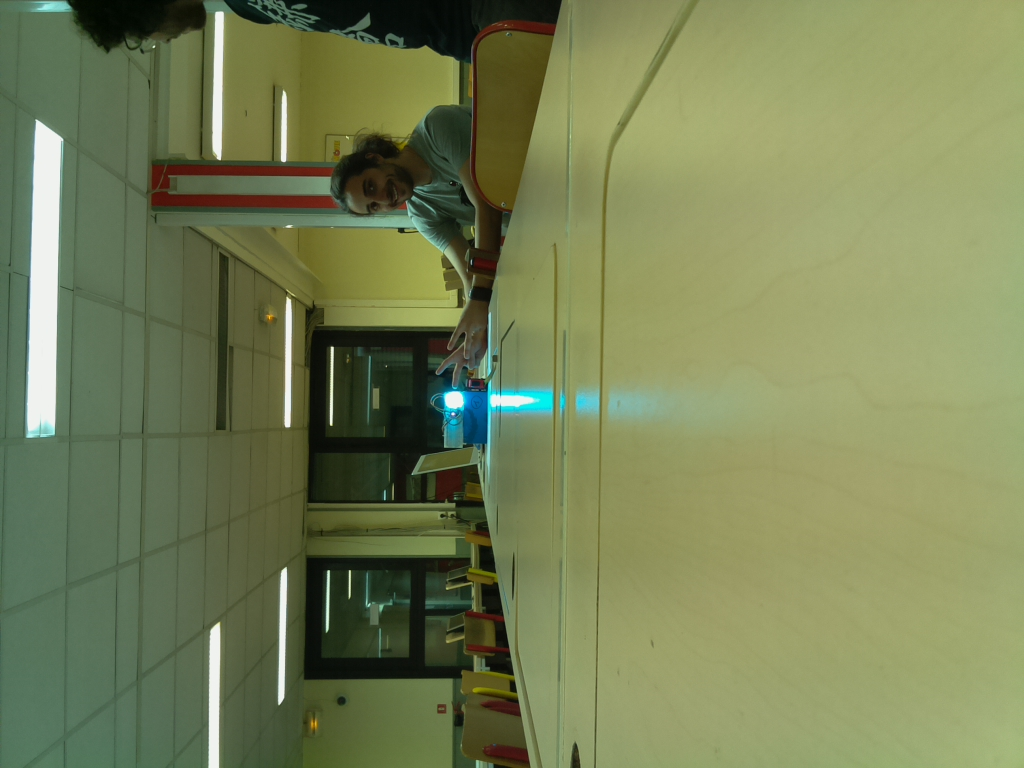
#> input picture camera/tests/calque/3m.jpg, 1024 x 768 px
$ python get_angle_from_img.py
#> lines starting #> are read from the running program, lines starting #| are printed output that depends on the picture; long printed decimals are rounded
#!/usr/bin/env python3

#######################################################
# AUTHOR  : Ashkan Kiaie-Sandjie                      #
# SUMMARY : Contain the logic to compute the angle    #
#           between an object and the center of the   #
#           image                                     #
#######################################################

import numpy as np
import argparse
import cv2
import sys
import math

fov_horizontal = 53.50
width_res = 1024
height_res = 768


def get_angle_from(source_image):
    keypoints = get_keypoints(source_image)
    pixel_in_width = math.sqrt(math.pow(width_res, 2) + math.pow(width_res, 2))
    pixel_degree = fov_horizontal / pixel_in_width

    for k in keypoints:
        center_x = int(k.pt[0])
        return center_x * pixel_degree

    return 0.0


def print_distance(real_size, focal, size):
    distance = real_size * focal / size
    print(distance)
    return distance


def get_keypoints_image(keypoints, source_image):
    image_keypoints = cv2.drawKeypoints(
        source_image, keypoints,
        np.array([]), (0, 0, 255), cv2.DRAW_MATCHES_FLAGS_DRAW_RICH_KEYPOINTS)

    return image_keypoints


def get_keypoints(source_image):
    params = cv2.SimpleBlobDetector_Params()
    params.minThreshold = 150
    params.maxThreshold = 255
    params.minArea = 40
    params.maxArea = 20000
    params.filterByArea = 1
    params.filterByColor = 1
    params.filterByConvexity = 1
    params.minConvexity = 0.60
    params.filterByInertia = 1
    params.filterByCircularity = 1
    params.minCircularity = 0.6
    params.minInertiaRatio = 0.6
    params.blobColor = 255
    detector = cv2.SimpleBlobDetector_create(params)
    keypoints = detector.detect(source_image)
    return keypoints


def show_and_wait(image):
    cv2.imshow("output", image)
    cv2.waitKey(0)


def process_size(image_path):
#> called with image_path = '../tests/calque/3m.jpg'
    name = image_path
    source_image = cv2.imread(name)
#> source_image is the input picture: shape (768, 1024, 3); mean B, G, R 86.5, 128.6, 118.7
    angle = get_angle_from(source_image)
#> in get_keypoints, `keypoints = detector.detect(source_image)`: keypoints = 1 keypoints; (x, y, size): (454, 400, 17.3)
#> the loop in get_angle_from, `for k in keypoints:` made 1 pass
#> (k, center_x) on pass 1: (keypoint at (453.7, 399.6), size 17.3, 453)
#> angle = 16.74
    return angle


def main(argv=None):
    if argv is None:
        argv = sys.argv
    angle = process_size("../tests/calque/3m.jpg")
#> angle = 16.74
    print(angle)
#| 16.735

    angle = process_size("../tests/calque/5m.jpg")
#> call 2 of process_size, with image_path = '../tests/calque/5m.jpg'
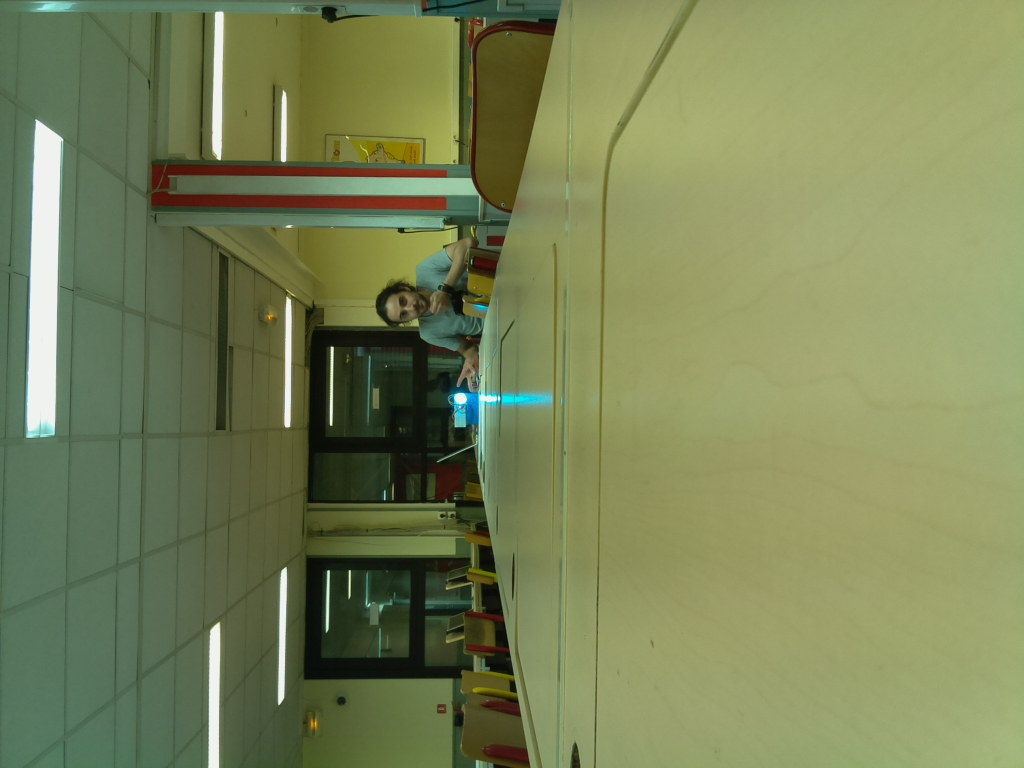
#> input picture camera/tests/calque/5m.jpg, 1024 x 768 px
#> in process_size, source_image is the input picture: shape (768, 1024, 3); mean B, G, R 87.2, 130.8, 120.9
#> in get_keypoints (call 2), `keypoints = detector.detect(source_image)`: keypoints = 1 keypoints; (x, y, size): (460, 398, 11.3)
#> the loop in get_angle_from (call 2), `for k in keypoints:` made 1 pass
#> (k, center_x) on pass 1: (keypoint at (460.1, 398.1), size 11.3, 460)
#> in process_size (call 2), `angle = get_angle_from(source_image)`: angle = 16.99
#> angle = 16.99
    print(angle)
#| 16.994

    angle = process_size("../tests/calque/6m.jpg")
#> call 3 of process_size, with image_path = '../tests/calque/6m.jpg'
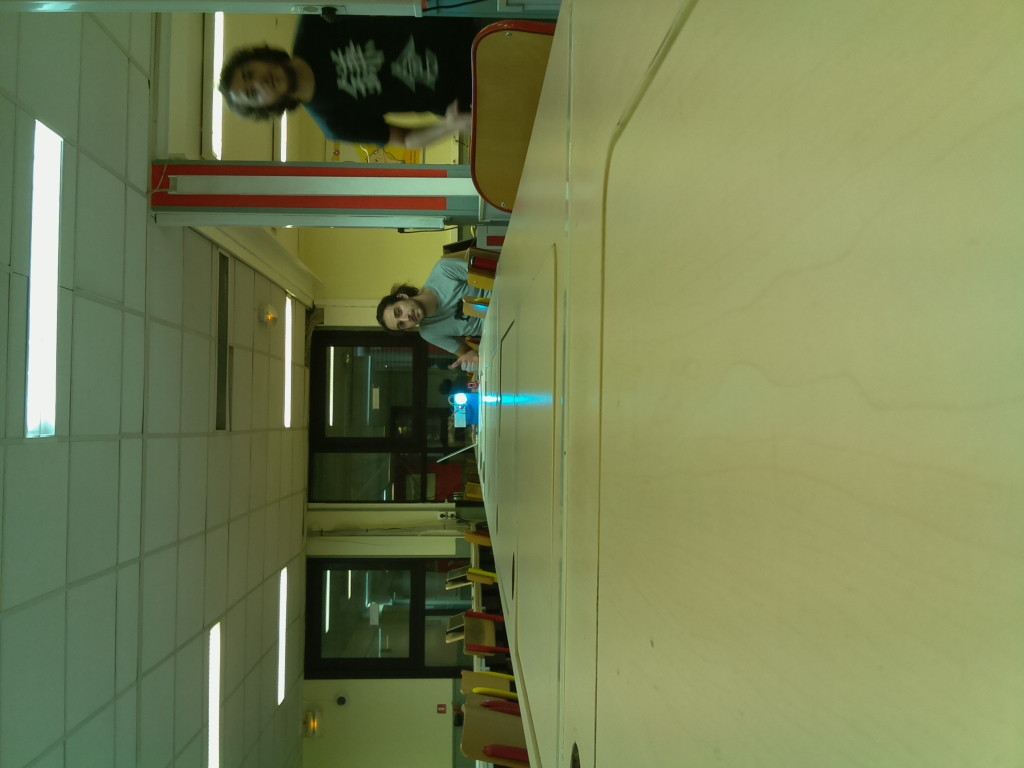
#> input picture camera/tests/calque/6m.jpg, 1024 x 768 px
#> in process_size, source_image is the input picture: shape (768, 1024, 3); mean B, G, R 83.5, 126.9, 117.4
#> in get_keypoints (call 3), `keypoints = detector.detect(source_image)`: keypoints = 1 keypoints; (x, y, size): (460, 398, 11.1)
    print(angle)
#| 16.994

    angle = process_size("../tests/calque/7m.jpg")
#> call 4 of process_size, with image_path = '../tests/calque/7m.jpg'
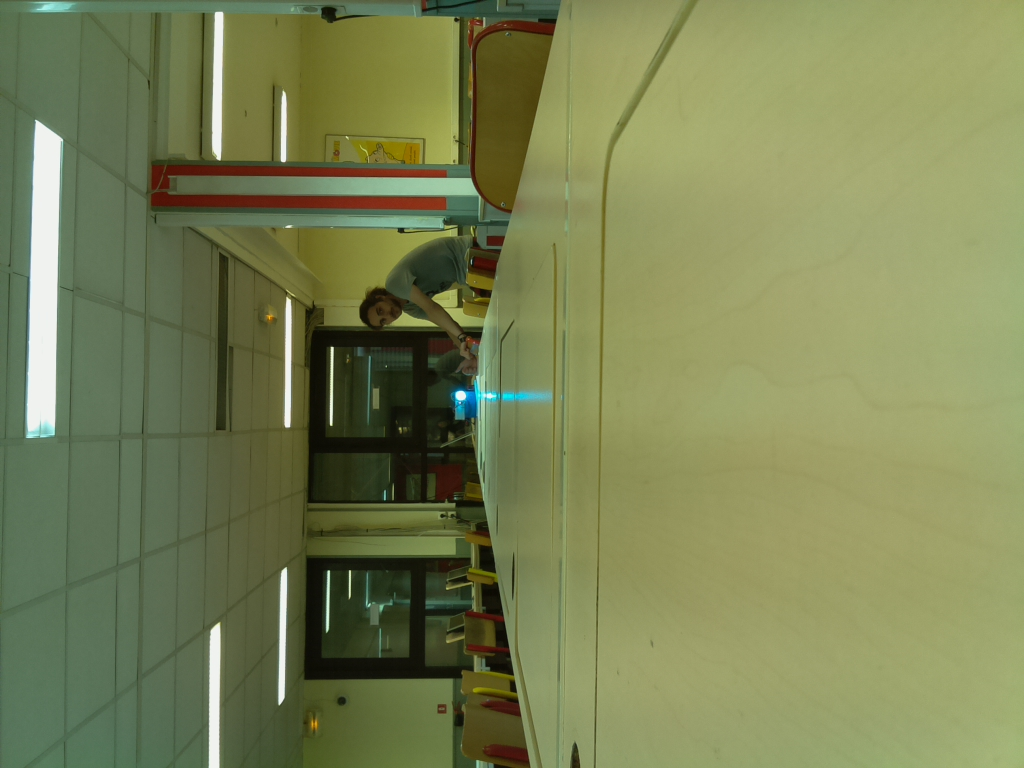
#> input picture camera/tests/calque/7m.jpg, 1024 x 768 px
#> in process_size, source_image is the input picture: shape (768, 1024, 3); mean B, G, R 85, 130.1, 122.1
#> in get_keypoints (call 4), `keypoints = detector.detect(source_image)`: keypoints = 1 keypoints; (x, y, size): (460, 395, 9)
    print(angle)
#| 16.994

    angle = process_size("../tests/calque/8m.jpg")
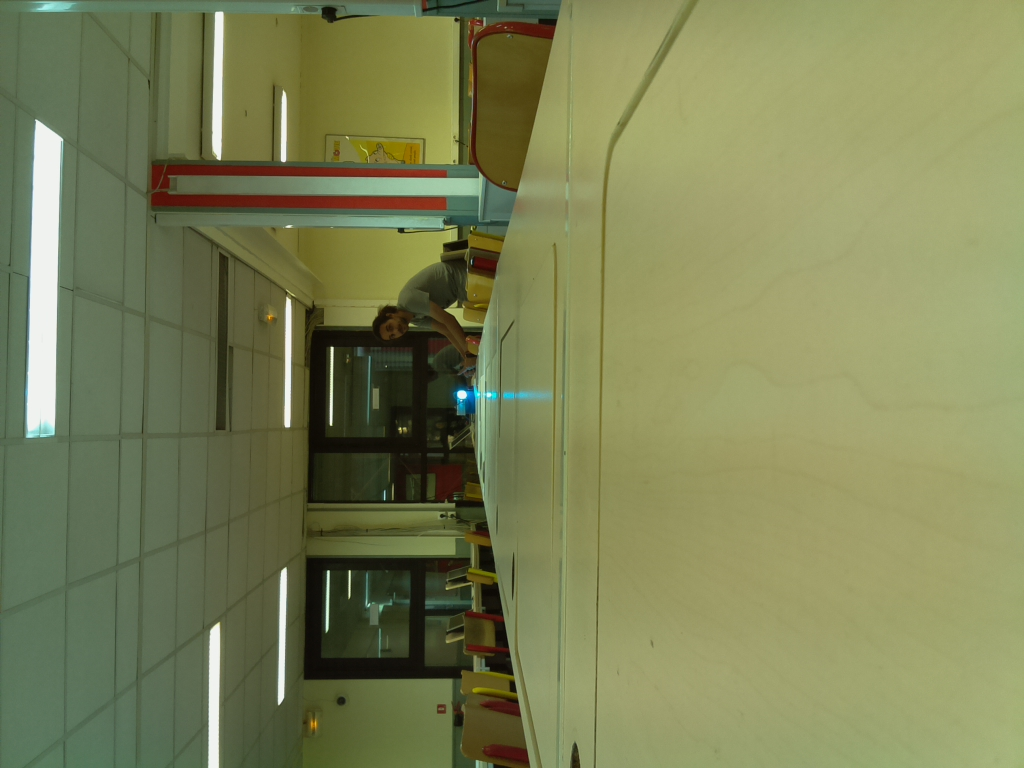
#> input picture camera/tests/calque/8m.jpg, 1024 x 768 px
#> in process_size, source_image is the input picture: shape (768, 1024, 3); mean B, G, R 86.7, 129.9, 124.5
#> in get_keypoints (call 5), `keypoints = detector.detect(source_image)`: keypoints = 1 keypoints; (x, y, size): (462, 394, 8)
#> in process_size (call 5), `angle = get_angle_from(source_image)`: angle = 17.03
#> angle = 17.03
    print(angle)
#| 17.031

    angle = process_size("../tests/calque/9m.jpg")
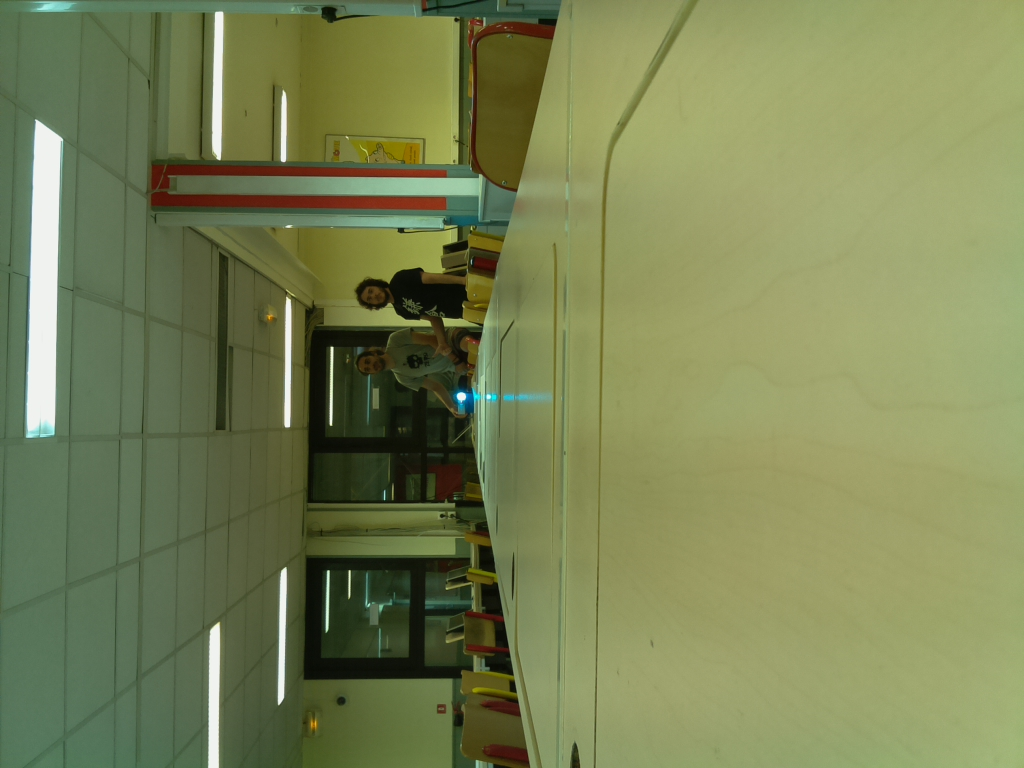
#> input picture camera/tests/calque/9m.jpg, 1024 x 768 px
#> in process_size, source_image is the input picture: shape (768, 1024, 3); mean B, G, R 85.2, 130.6, 121.4
#> in get_keypoints (call 6), `keypoints = detector.detect(source_image)`: keypoints = 1 keypoints; (x, y, size): (461, 396, 8.1)
#> in process_size (call 6), `angle = get_angle_from(source_image)`: angle = 16.99
#> angle = 16.99
    print(angle)
#| 16.994


if __name__ == "__main__":
    sys.exit(main())
#> (the program exits here)
